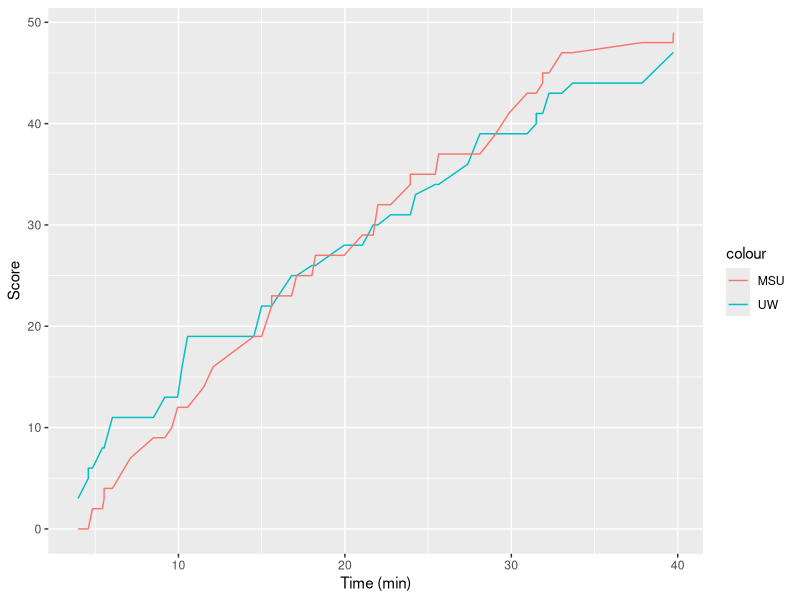

Recreate this plot in R.
##Question 1: 
##create plot with MSU vs UW cumulative points scored during a game

#install ggplot
library(ggplot2)

#view data
UW_MSU <- read.table("UWvMSU_1-22-13.txt", header = TRUE)
UW_MSU

#variables for inputting scores
UW_score = numeric(length(c(1:nrow(UW_MSU))))
MSU_score = numeric(length(c(1:nrow(UW_MSU))))

#for loop with if-else statements
for (i in 1:nrow(UW_MSU)){
  if (UW_MSU$team[i] == "UW"){
    UW_score[i] <- UW_MSU$score[i]
    MSU_score[i] <- 0 
  }else if (UW_MSU$team[i] == "MSU"){
    MSU_score[i] <- UW_MSU$score[i]
    UW_score[i] <- 0
  }
}

#cumulative sums
UW_MSU$UW_Total <- c(cumsum(UW_score))
UW_MSU$MSU_Total <- c(cumsum(MSU_score))

#generate plot
ggplot(UW_MSU, aes(x=time))+
  geom_line(aes(y=UW_Total, color="UW"))+
  geom_line(aes(y=MSU_Total, color="MSU"))+
  xlab("Time (min)")+
  ylab("Score")


##Question 2:
##"Guess My Number" game

#create variable containing 1 to 100
x <- c(1:100)

#create function to carry out game
#use for loop with if-else statements 
guess_my_number <- function() {
  number <- sample(x=x, size=1)
  print("I'm thinking of a number 1-100...")
  for (i in 1:10){
    guess <- readline(prompt = "Guess:")
    if (number == guess){
      print ("Correct!")
      return ("End of Game")
    }else if (number < guess){
      print ("Lower")
    }else if (number > guess){
      print ("Higher")
    }
  }
}

